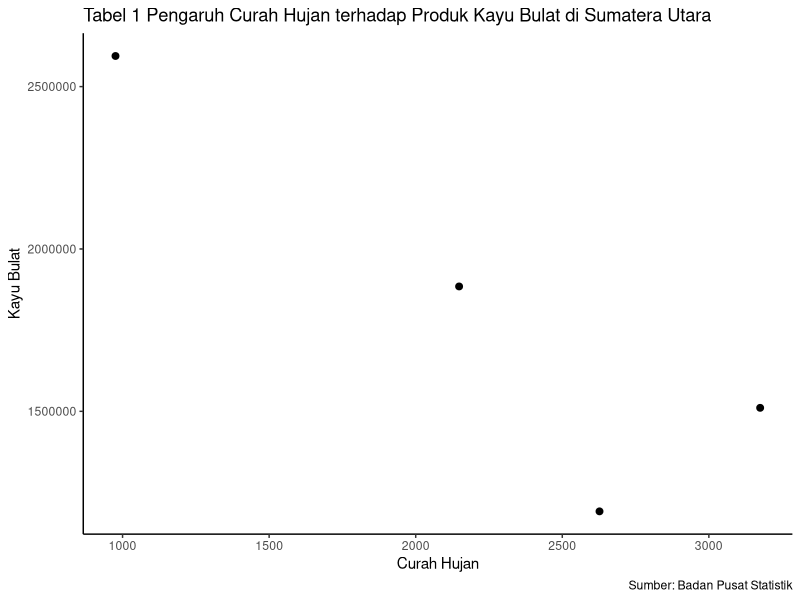

Recreate this plot in R.
## ---- chunk 1
#| warning: false
#| echo: true
library(tidyverse)
library(readxl)
library("ggplot2")
library("dplyr")
## ---- chunk 2
library("readxl")
dat<-read_excel("Tabel 2012-2015.xlsx")
head(dat)
## ---- chunk 3
library("ggplot2")
library("dplyr")
ggplot(data=dat,aes(x=x,y=y))+
  geom_point(color="black",size=2)+
  labs(title="Tabel 1 Pengaruh Curah Hujan terhadap Produk Kayu Bulat di Sumatera Utara",
       x="Curah Hujan",
       y="Kayu Bulat",
       caption="Sumber: Badan Pusat Statistik")+
  theme_classic()
## ---- chunk 4
library("readxl")
dat<-read_excel("Tabel 2012-2015.xlsx")
head(dat)
## ---- chunk 5
reg1<-lm(y~x,data=dat)
summary(reg1)
